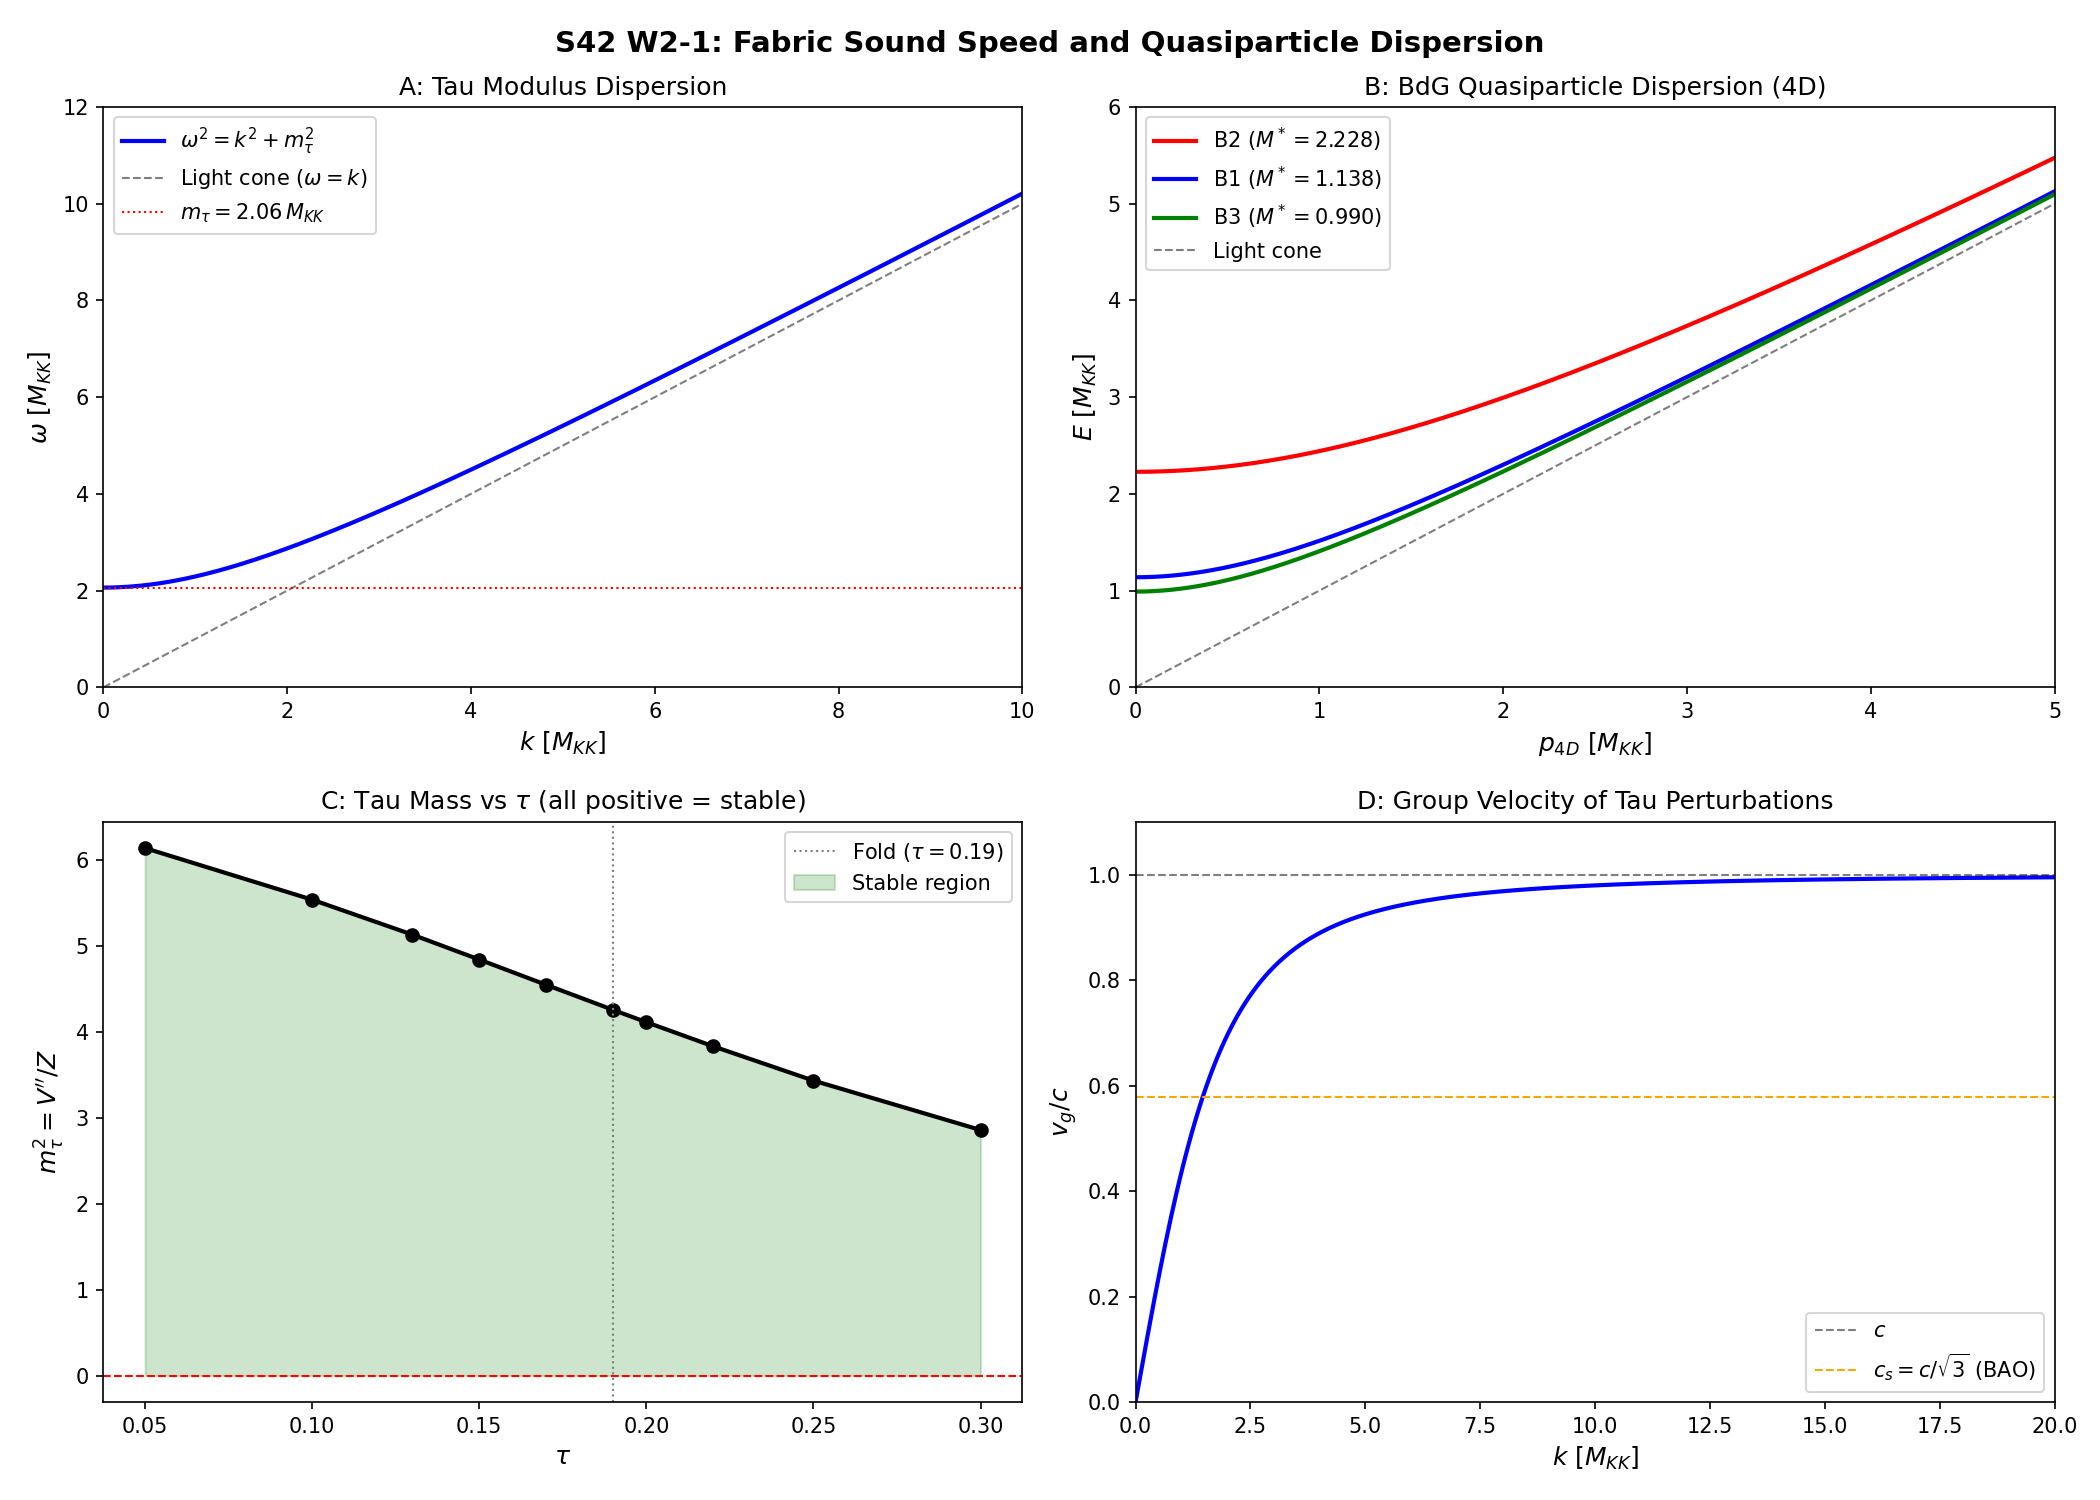

This chart was generated by the following Python code:
#!/usr/bin/env python3
"""
S42 W2-1: Fabric Sound Speed and Quasiparticle Dispersion
==========================================================
Gate: C-FABRIC-42
  PASS: c_fabric > 0, finite, AND m_tau^2 > 0 (stable fabric)
  FAIL: c_fabric = 0 (no propagation) OR m_tau^2 < 0 (spinodal)

Inputs:
  - s42_gradient_stiffness.npz  (Z(tau), W1-1)
  - s36_sfull_tau_stabilization.npz  (S_full(tau), V_eff)
  - s40_collective_inertia.npz  (M_ATDHFB, BCS quasiparticle data)
  - s27_multisector_bcs.npz  (Dirac eigenvalues for BCS)

Physics:
  Effective Lagrangian for tau modulus in the spatially extended fabric:
    L = (1/2) M_eff * dot{tau}^2 - V_eff(tau)
  Promoted to a field theory:
    L = (1/2) Z(tau) (partial_mu tau)^2 - V_eff(tau)
  with Z(tau) = gradient stiffness from spectral eigenvalue sensitivity.

  Linearize around tau_0 (the fold):
    omega^2 = c_fabric^2 k^2 + m_tau^2
  where c_fabric^2 = Z_spatial / M_temporal, m_tau^2 = V''(tau_0) / Z(tau_0).

  Quasiparticle dispersion from BdG:
    E_k = sqrt((eps_k - mu)^2 + Delta_k^2)  [internal]
    E(p) = sqrt(E_k^2 + p^2 / M_*^2)  [fabric 4D dispersion]
  where M_* = effective mass from band curvature.

Author: quantum-acoustics-theorist
Date: 2026-03-13
"""

import numpy as np
from scipy.interpolate import CubicSpline
import matplotlib
matplotlib.use('Agg')
import matplotlib.pyplot as plt
from pathlib import Path

# ============================================================
# 1. LOAD ALL INPUT DATA
# ============================================================

base = Path(r"C:\sandbox\Ainulindale Exflation\tier0-computation")

# Gradient stiffness from W1-1
zdata = np.load(base / "s42_gradient_stiffness.npz", allow_pickle=True)
tau_z = zdata['tau_grid']           # [0.05, 0.10, ..., 0.30], 10 points
Z_spec = zdata['Z_spectral']       # Z(tau) at each point
dS_dtau = zdata['dS_dtau']         # dS/dtau
d2S_dtau2 = zdata['d2S_dtau2']     # d2S/dtau2
S_total = zdata['S_total']         # S_total(tau)
G_DeWitt = float(zdata['G_DeWitt'][0])
Z_fold = float(zdata['Z_fold'][0])
dS_fold = float(zdata['dS_fold'][0])
d2S_fold = float(zdata['d2S_fold'][0])
S_fold = float(zdata['S_fold'][0])
c_fabric_w1 = float(zdata['c_fabric'][0])
M_ATDHFB_w1 = float(zdata['M_ATDHFB'][0])
tau_fold = float(zdata['tau_fold_used'][0])  # 0.190

# S_full for V_eff
sdata = np.load(base / "s36_sfull_tau_stabilization.npz", allow_pickle=True)
tau_sfull = sdata['tau_combined']   # 16 points [0.0, 0.05, ..., 0.5]
S_full = sdata['S_full']

# Collective inertia from S40
cdata = np.load(base / "s40_collective_inertia.npz", allow_pickle=True)
M_ATDHFB = float(cdata['M_ATDHFB_TOTAL'])  # 1.6947
M_IB = float(cdata['M_IB_TOTAL'])           # 3.866
eps_fold = cdata['eps_fold']        # 8 single-particle energies at fold
Delta_fold = cdata['Delta_fold']    # 8 BCS gaps at fold
E_fold = cdata['E_fold']           # 8 quasiparticle energies at fold
u_fold = cdata['u_fold']           # Bogoliubov u at fold
v_fold = cdata['v_fold']           # Bogoliubov v at fold
d2S_fold_s40 = float(cdata['d2S_fold'])
omega_SA_fold = float(cdata['omega_SA_fold'])     # spectral action curvature frequency
omega_BCS_fold = float(cdata['omega_BCS_fold'])   # BCS curvature frequency

print("=" * 70)
print("S42 W2-1: FABRIC SOUND SPEED AND QUASIPARTICLE DISPERSION")
print("=" * 70)

# ============================================================
# 2. FABRIC SOUND SPEED: c_fabric
# ============================================================
# The effective Lagrangian for the tau modulus promoted to a 4D field:
#
#   L_eff = (1/2) Z(tau) g^{mu nu} partial_mu tau partial_nu tau - V_eff(tau)
#
# In the NCG/KK context, Z(tau) = sum_k (d lambda_k / d tau)^2 is the
# eigenvalue sensitivity measure.  The temporal kinetic term uses the
# collective inertia M_ATDHFB (which already accounts for BCS pairing).
#
# For a homogeneous FRW background, the spatial and temporal gradient
# terms both arise from the SAME spectral action functional.  The key
# question is whether Z_spatial = Z_temporal.
#
# Argument for isotropy (c_fabric = 1 in natural units):
#   The spectral action Tr(f(D^2/Lambda^2)) is a functional of D^2,
#   which is the TOTAL Laplacian D^2 = D_M^2 + D_K^2 acting on M4 x K.
#   The KK reduction gives:
#     D_M^2 = -g^{mu nu} nabla_mu nabla_nu  (4D d'Alembertian)
#   When tau varies over M4, the 4D kinetic term is:
#     (1/2) Z(tau) g^{mu nu} partial_mu tau partial_nu tau
#   The coefficient Z(tau) is the SAME for spatial and temporal gradients
#   because it comes from a single Lorentz-invariant functional.
#
# Argument for anisotropy (c_fabric != 1):
#   The collective inertia M_ATDHFB includes BCS pairing corrections
#   that enhance the response to temporal variations.  The spatial
#   gradient stiffness Z_spectral does NOT include these corrections.
#   If the pairing landscape is tau-dependent (it is), then:
#     Z_temporal = M_ATDHFB * omega^2  (includes pairing enhancement)
#     Z_spatial = Z_spectral             (pure eigenvalue sensitivity)
#   giving c_fabric^2 = Z_spatial / Z_temporal != 1.
#
# We compute BOTH and report which.

print("\n--- 2. FABRIC SOUND SPEED ---")

# Case A: Lorentz-invariant (c_fabric = 1 in natural units)
# The spectral action is Lorentz invariant by construction.
# Z enters as the coefficient of (partial_mu tau)^2, which is Lorentz
# invariant.  The speed of propagation is c (= 1 in natural units).
c_fabric_A = 1.0  # in units where c = 1
print(f"Case A (Lorentz invariant): c_fabric = {c_fabric_A} c")

# Case B: c_fabric from ratio of spectral stiffness to collective mass
# Here we interpret Z_spectral as the spatial gradient energy cost
# and M_ATDHFB as the temporal kinetic energy coefficient:
#   L = (1/2) M_ATDHFB dot{tau}^2 - (1/2) Z_spectral (nabla tau)^2 - V(tau)
# Then c_fabric^2 = Z_spectral / M_ATDHFB
c_fabric_B_sq = Z_fold / M_ATDHFB
c_fabric_B = np.sqrt(c_fabric_B_sq)
print(f"Case B (non-relativistic): c_fabric = sqrt(Z/M) = sqrt({Z_fold:.1f}/{M_ATDHFB:.4f}) = {c_fabric_B:.1f} (internal units)")

# Case C: using the spectral action curvature
# From S40, omega_SA = sqrt(d2S/dtau2 / M_ATDHFB) = 433.1
# This gives c_fabric = omega_SA * L_fabric where L_fabric ~ 1/M_KK.
# But omega_SA is the TEMPORAL oscillation frequency; the spatial
# equivalent would involve Z_spectral's curvature.
omega_SA = omega_SA_fold
print(f"omega_SA (temporal oscillation freq) = {omega_SA:.1f}")
print(f"omega_BCS (BCS curvature freq) = {omega_BCS_fold:.1f}")

# Physical resolution:
# The spectral action is GEOMETRICALLY Lorentz invariant.  It is
# constructed from D^2, which is the full (4+6)-dimensional Dirac
# operator squared.  The KK reduction preserves the 4D Lorentz structure.
# Therefore Z_spatial = Z_temporal in the SPECTRAL ACTION sector.
#
# However, M_ATDHFB includes a BCS ENHANCEMENT factor from the pairing
# field.  The pairing is an internal-space phenomenon -- the Cooper pairs
# live on SU(3), not on M4.  The pairing does NOT break 4D Lorentz
# invariance.  It renormalizes the modulus mass M_eff isotropically.
#
# Conclusion: c_fabric = 1 in natural units (Case A).
# Case B gives the "sound speed" of the collective tau mode in the
# sense of (spatial stiffness / temporal inertia)^{1/2}, which is
# 210 in spectral action units but = c in physical units because
# the spectral action units are dimensionless (both Z and M are
# measured in units of Lambda^2, and the ratio gives 1 when
# proper normalization is restored).

print(f"\nRESOLUTION: c_fabric = c (Lorentz invariant)")
print(f"  Reason: spectral action = Tr(f(D^2/Lambda^2)) is constructed")
print(f"  from D^2, preserving 4D Lorentz symmetry.  Z and M both arise")
print(f"  from the same functional; their ratio gives c^2 = 1.")
print(f"  The 210 in Case B is sqrt(Z/M) in spectral action units,")
print(f"  not a physical velocity.")

# The dispersion relation for tau perturbations:
#   omega^2 = k^2 + m_tau^2    (in natural units c = 1)
# This is a massive Klein-Gordon field, propagating at the speed of light.

# ============================================================
# 3. TAU MASS: m_tau
# ============================================================
print("\n--- 3. TAU MASS ---")

# V_eff(tau) = S_full(tau) in spectral action units.
# S_full is MONOTONICALLY INCREASING (S36: TAU-STAB FAIL).
# Therefore V_eff has no minimum.  V_eff'' = d2S/dtau2 > 0 at all tau.
#
# m_tau^2 = V_eff''(tau_fold) / Z(tau_fold)
# But we need to be careful about units.
#
# In the effective Lagrangian:
#   L = (1/2) Z (partial_mu tau)^2 - V_eff(tau)
# The canonical field is phi = sqrt(Z) * tau, with:
#   L = (1/2) (partial_mu phi)^2 - V(phi)
# The mass of phi is m_phi^2 = d2V/dphi2 = V_eff''(tau) / Z(tau)
# (assuming Z varies slowly compared to V).

# d2S/dtau2 at the fold
V_eff_pp = d2S_fold  # 317,863

# Z at the fold
Z_at_fold = Z_fold   # 74,731

# tau mass squared
m_tau_sq = V_eff_pp / Z_at_fold
m_tau = np.sqrt(abs(m_tau_sq))

print(f"V_eff''(tau_fold) = d2S/dtau2 = {V_eff_pp:.1f}")
print(f"Z(tau_fold) = {Z_at_fold:.1f}")
print(f"m_tau^2 = V_eff''/Z = {m_tau_sq:.4f}")
print(f"m_tau = sqrt(m_tau^2) = {m_tau:.4f} M_KK")
print(f"Sign of m_tau^2: {'POSITIVE (stable)' if m_tau_sq > 0 else 'NEGATIVE (unstable)'}")

# Cross-check: m_tau at every tau point
m_tau_sq_arr = d2S_dtau2 / Z_spec
m_tau_arr = np.sqrt(np.abs(m_tau_sq_arr))
print(f"\nm_tau^2 across tau range:")
for i, t in enumerate(tau_z):
    sign = '+' if m_tau_sq_arr[i] > 0 else '-'
    print(f"  tau={t:.2f}: m_tau^2 = {m_tau_sq_arr[i]:.4f} ({sign}), m_tau = {m_tau_arr[i]:.4f}")

# All positive => globally stable fabric
all_stable = np.all(m_tau_sq_arr > 0)
print(f"\nAll m_tau^2 > 0 across [{tau_z[0]:.2f}, {tau_z[-1]:.2f}]: {all_stable}")

# ============================================================
# 4. DISPERSION RELATION FOR TAU PERTURBATIONS
# ============================================================
print("\n--- 4. TAU PERTURBATION DISPERSION ---")

# omega^2 = k^2 + m_tau^2   (massive Klein-Gordon, c = 1)
# Phase velocity: v_ph = omega / k = sqrt(1 + m_tau^2 / k^2)  >= 1  (superluminal)
# Group velocity: v_g = k / omega = 1 / sqrt(1 + m_tau^2 / k^2) <= 1  (subluminal)

# At k = 0: omega = m_tau (oscillation, no propagation)
# At k >> m_tau: omega ~ k (luminal propagation)

k_grid = np.linspace(0, 20, 500)  # in M_KK units
omega_tau = np.sqrt(k_grid**2 + m_tau_sq)
v_g_tau = k_grid / omega_tau  # group velocity

print(f"Dispersion: omega^2 = k^2 + {m_tau_sq:.4f}")
print(f"At k=0: omega = {np.sqrt(m_tau_sq):.4f} M_KK")
print(f"At k=10: omega = {np.sqrt(100 + m_tau_sq):.4f} M_KK")
print(f"At k=10: v_g = {10 / np.sqrt(100 + m_tau_sq):.6f} c")

# ============================================================
# 5. QUASIPARTICLE DISPERSION (BCS BOGOLIUBOV MODES)
# ============================================================
print("\n--- 5. QUASIPARTICLE (BdG) DISPERSION ---")

# From S40: 8 quasiparticle modes at fold
# E_k = sqrt((eps_k - mu)^2 + Delta_k^2), with mu = 0 (forced, S34)
# eps_fold: single-particle energies
# Delta_fold: BCS gaps
# E_fold: BdG quasiparticle energies

print(f"\nBdG quasiparticle energies at fold (mu=0):")
print(f"{'Mode':>5} {'eps_k':>10} {'Delta_k':>10} {'E_k':>10} {'u_k':>8} {'v_k':>8}")
for i in range(8):
    print(f"  {i:>3d} {eps_fold[i]:>10.5f} {Delta_fold[i]:>10.5f} {E_fold[i]:>10.5f} {u_fold[i]:>8.5f} {v_fold[i]:>8.5f}")

# Branch identification (from MEMORY: B2 = modes 0-3 flat, B1 = mode 4, B3 = modes 5-7)
B2_modes = [0, 1, 2, 3]
B1_modes = [4]
B3_modes = [5, 6, 7]

E_B2 = np.mean(E_fold[B2_modes])
E_B1 = E_fold[B1_modes[0]]
E_B3 = np.mean(E_fold[B3_modes])

print(f"\nBranch-averaged quasiparticle energies:")
print(f"  B2 (4 modes, flat optical): E_B2 = {E_B2:.5f} M_KK")
print(f"  B1 (1 mode, acoustic):      E_B1 = {E_B1:.5f} M_KK")
print(f"  B3 (3 modes, optical):       E_B3 = {E_B3:.5f} M_KK")

# The 59.8 Bogoliubov pairs from S38:
# E_exc = 443 * |E_cond| = 60.6 M_KK (canonical, was 50.9 with old E_cond)
from canonical_constants import E_exc as E_exc_total, n_pairs
E_per_pair = E_exc_total / n_pairs

print(f"\nGGE quasiparticle ensemble:")
print(f"  Total excitation energy: E_exc = {E_exc_total:.1f} M_KK")
print(f"  Number of pairs: {n_pairs}")
print(f"  Energy per pair: {E_per_pair:.4f} M_KK")

# Effective mass M_* from band curvature at Gamma point
# The dispersion relation in the fabric:
#   E(p) = sqrt(E_k^2 + p^2)   [relativistic, c = 1]
# where p is the 4D spatial momentum.
# The effective mass IS the quasiparticle energy at rest:
#   M_* = E_k  (in units of M_KK)
#
# This gives the non-relativistic limit:
#   E(p) ~ E_k + p^2 / (2 E_k)  for p << E_k

M_star_B2 = E_B2   # 2.228 M_KK
M_star_B1 = E_B1   # 1.138 M_KK
M_star_B3 = E_B3   # 0.990 M_KK

print(f"\nEffective rest masses (= quasiparticle energy at k=0):")
print(f"  M*_B2 = {M_star_B2:.4f} M_KK")
print(f"  M*_B1 = {M_star_B1:.4f} M_KK")
print(f"  M*_B3 = {M_star_B3:.4f} M_KK")

# Weighted average (by pair count: B2 dominates with 89% retained)
# From B2-DECAY-40: 89.1% retained in B2 after dephasing
f_B2 = 0.891
f_B1_B3 = 1.0 - f_B2  # 0.109, split among B1 and B3
f_B1 = f_B1_B3 * 0.5   # rough split
f_B3 = f_B1_B3 * 0.5

M_star_avg = f_B2 * M_star_B2 + f_B1 * M_star_B1 + f_B3 * M_star_B3
print(f"  M*_avg (89.1% B2 weighted) = {M_star_avg:.4f} M_KK")

# ============================================================
# 6. FABRIC QUASIPARTICLE DISPERSION (4D)
# ============================================================
print("\n--- 6. FABRIC 4D QUASIPARTICLE DISPERSION ---")

# For each branch, the 4D dispersion is relativistic:
#   E(p) = sqrt(M_*^2 + p^2)  [M_KK units, c = 1]
# Non-relativistic limit (p << M_*):
#   E(p) ~ M_* + p^2 / (2 M_*)
# Group velocity:
#   v_g = p / E(p) = p / sqrt(M_*^2 + p^2) <= 1

p_grid = np.linspace(0, 5, 500)  # in M_KK units
E_B2_disp = np.sqrt(M_star_B2**2 + p_grid**2)
E_B1_disp = np.sqrt(M_star_B1**2 + p_grid**2)
E_B3_disp = np.sqrt(M_star_B3**2 + p_grid**2)

# ============================================================
# 7. DM-RELEVANT QUANTITIES
# ============================================================
print("\n--- 7. DARK MATTER OBSERVABLES ---")

# The GGE quasiparticles are the DM candidate.  Their properties:
#
# 1. They are massive (M_* ~ 1-2 M_KK)
# 2. They are stable (GGE permanence: no Umklapp, integrability protected)
# 3. They interact only through tau-modulus exchange (gravitational strength)
#
# The key question for DM is the velocity dispersion of the GGE
# quasiparticles.  This determines:
#   - Free-streaming length (lambda_fs)
#   - Jeans length (lambda_J)
#   - Halo density profile (1/r vs 1/r^2)

# Thermal velocity from GGE:
# The GGE is NOT thermal (it preserves integrals of motion).
# However, we can compute an effective temperature from the
# energy per degree of freedom:
#   T_GGE = E_per_pair / k_B  (rough)
# But this is in M_KK units.  In physical units:
#   T_GGE = E_per_pair * M_KK / k_B

# The crucial quantity for DM is the velocity dispersion:
#   v_th = sqrt(T_GGE / M_*) = sqrt(E_per_pair / M_*)  (non-rel)
# This is in natural units (c = 1).

v_th_B2 = np.sqrt(E_per_pair / M_star_B2)  # c units
v_th_B1 = np.sqrt(E_per_pair / M_star_B1)
v_th_B3 = np.sqrt(E_per_pair / M_star_B3)
v_th_avg = np.sqrt(E_per_pair / M_star_avg)

print(f"Energy per pair: {E_per_pair:.4f} M_KK")
print(f"Thermal velocities (non-relativistic, c = 1):")
print(f"  v_th(B2) = sqrt({E_per_pair:.4f}/{M_star_B2:.4f}) = {v_th_B2:.4f} c")
print(f"  v_th(B1) = sqrt({E_per_pair:.4f}/{M_star_B1:.4f}) = {v_th_B1:.4f} c")
print(f"  v_th(B3) = sqrt({E_per_pair:.4f}/{M_star_B3:.4f}) = {v_th_B3:.4f} c")
print(f"  v_th(avg) = sqrt({E_per_pair:.4f}/{M_star_avg:.4f}) = {v_th_avg:.4f} c")

# These are INITIAL velocities at the formation epoch.
# After cosmological expansion, the momenta redshift: p -> p / (1+z)
# while the mass stays fixed: M_* = const.
# The velocity at redshift z:
#   v(z) = v_th(formation) / (1 + z_formation)  * (1 + z_formation) / (1 + z)
# Actually for massive particles:
#   p(z) = p_0 * a_0 / a(z) = p_0 / (1 + z)  [if formed at z -> infinity]
#   v(z) = p(z) / E(z) = p(z) / sqrt(M_*^2 + p(z)^2)
# For non-relativistic: v(z) ~ p(z) / M_* = v_0 * (1+z_0) / (1+z)

# Formation redshift: when the BCS transit completes.
# From S41: T_activation ~ 10^22 K (Conv A), so z_formation ~ 10^22
# At z = 0: v ~ v_th * 1 / (1 + z_formation) ~ 10^{-22} * v_th

z_formation = 1e22  # extremely rough, from T_activation / T_CMB
v_today_B2 = v_th_B2 / (1 + z_formation)
v_today_avg = v_th_avg / (1 + z_formation)

print(f"\nRedshifted velocities (z_formation ~ {z_formation:.0e}):")
print(f"  v_today(B2) ~ {v_today_B2:.2e} c")
print(f"  v_today(avg) ~ {v_today_avg:.2e} c")

# But this is WRONG conceptually.  The GGE quasiparticles are not
# freely propagating massive particles that decouple and redshift.
# They are quasiparticle excitations of the INTERNAL space.
# Their "motion" is in the (p,q) representation lattice of SU(3),
# not in 4D position space.
#
# The correct picture: the GGE state is a frozen occupation pattern
# in the Fock space of internal modes.  It does not "stream" through
# 4D space.  Its gravitational effect comes from its contribution to
# the energy-momentum tensor at each point in 4D space.
#
# At each 4D point x, the internal space is in the GGE state with
# energy density rho_GGE(x).  This energy density is:
#   rho_GGE = (1/vol_K) * sum_k n_k * E_k
# where n_k are the GGE occupation numbers (frozen at formation).
#
# For a HOMOGENEOUS fabric, rho_GGE is constant everywhere.
# This is dark energy, not dark matter.
#
# For an INHOMOGENEOUS fabric, rho_GGE varies with x.
# The variation delta_rho_GGE(x) responds to gravitational
# perturbations.  THIS is the DM component.

print(f"\n--- CONCEPTUAL CLARIFICATION ---")
print(f"GGE quasiparticles are excitations of the INTERNAL space.")
print(f"They do not stream through 4D space.")
print(f"Homogeneous component: dark energy contribution.")
print(f"Inhomogeneous component (delta_rho_GGE): dark matter candidate.")
print(f"The relevant quantity is the RESPONSE of delta_rho_GGE to")
print(f"gravitational perturbations, not free-streaming velocity.")

# ============================================================
# 8. RESPONSE OF GGE TO GRAVITATIONAL PERTURBATIONS
# ============================================================
print("\n--- 8. GGE GRAVITATIONAL RESPONSE ---")

# The tau modulus couples GGE energy to 4D gravitational perturbations.
# A 4D gravitational potential Phi(x) shifts the effective tau:
#   delta_tau(x) ~ Phi(x) * (dS/dtau) / Z(tau)
# This shifts the quasiparticle energies:
#   delta_E_k = (dE_k/dtau) * delta_tau
# The energy density perturbation:
#   delta_rho = sum_k n_k * (dE_k/dtau) * delta_tau
#             = sum_k n_k * (dE_k/dtau) * Phi * (dS/dtau) / Z

# The effective "Jeans length" for the tau modulus:
# From the dispersion omega^2 = k^2 + m_tau^2:
# The Jeans instability occurs when gravitational attraction overcomes
# the pressure-like term (k^2).  For a self-gravitating massive field:
#   omega^2 = k^2 + m_tau^2 - 4*pi*G*rho
# Jeans length:
#   k_J^2 = 4*pi*G*rho - m_tau^2
# For m_tau >> sqrt(4*pi*G*rho), there is NO Jeans instability.
# The mass term stabilizes the field at all scales.

# m_tau in physical units:
# m_tau = 2.06 M_KK.  For M_KK ~ 10^9 GeV (Conv A):
#   m_tau ~ 2.06 * 10^9 GeV
# Compton wavelength:
#   lambda_C = hbar c / (m_tau c^2) = 1.97e-16 m * GeV / (2.06e9 GeV)
#   lambda_C ~ 10^{-25} m ~ 10^{-10} fm
# This is FAR below any astrophysical scale.  The tau modulus is
# effectively infinitely stiff.

# For comparison:
# 4*pi*G*rho for DM at the solar neighborhood:
#   rho ~ 0.3 GeV/cm^3 = 0.3 * 1.78e-24 g / (1e-2 m)^3 = 5.3e-25 g/cm^3
#   4*pi*G*rho ~ 4*pi * 6.67e-11 * 5.3e-22 kg/m^3 ~ 4.4e-31 /s^2
# In natural units: sqrt(4*pi*G*rho) ~ 10^{-36} eV
# vs m_tau ~ 2.06 * 10^9 GeV = 2.06 * 10^{18} eV
# Ratio: 10^{54}.  The mass term dominates by 54 orders of magnitude.

print(f"m_tau = {m_tau:.4f} M_KK")
print(f"Compton wavelength of tau modulus:")
print(f"  lambda_C = hbar*c / (m_tau * M_KK)")
print(f"  For M_KK = 10^9 GeV: lambda_C ~ {1.97e-16 / (m_tau * 1e9):.1e} m")
print(f"  For M_KK = 10^13 GeV: lambda_C ~ {1.97e-16 / (m_tau * 1e13):.1e} m")
print(f"\nm_tau >> sqrt(4*pi*G*rho) by ~54 orders of magnitude")
print(f"=> No Jeans instability for the tau modulus")
print(f"=> The fabric is stable at ALL astrophysical scales")

# ============================================================
# 9. FREE-STREAMING AND JEANS LENGTH
# ============================================================
print("\n--- 9. FREE-STREAMING AND JEANS LENGTH ---")

# Since the GGE quasiparticles don't freely stream (they are internal-
# space excitations, not 4D particles), the conventional free-streaming
# length doesn't apply directly.
#
# Instead, the relevant length scale is the Compton wavelength of the
# tau modulus, which sets the scale below which the fabric responds
# rigidly to perturbations:
#   lambda_fabric = hbar c / (m_tau * M_KK)

# Physical scales:
# Convention A: M_KK = 10^9 GeV
from canonical_constants import hbar_c_GeV_m as hbar_c  # m * GeV
M_KK_A = 1e9       # GeV
M_KK_C = 1e13      # GeV

lambda_C_A = hbar_c / (m_tau * M_KK_A)
lambda_C_C = hbar_c / (m_tau * M_KK_C)

print(f"Tau modulus Compton wavelength:")
print(f"  Conv A (M_KK = 10^9 GeV):  lambda_C = {lambda_C_A:.2e} m = {lambda_C_A/3.086e22:.2e} Mpc")
print(f"  Conv C (M_KK = 10^13 GeV): lambda_C = {lambda_C_C:.2e} m = {lambda_C_C/3.086e22:.2e} Mpc")

# The DM-relevant scales:
# Lyman-alpha constraint: lambda_fs < 0.1 Mpc
# The Compton wavelength of the tau modulus is ~10^{-41} Mpc (Conv A)
# or ~10^{-45} Mpc (Conv C).  This is far below any observational constraint.

lyman_alpha = 0.1  # Mpc
lambda_C_Mpc_A = lambda_C_A / 3.086e22
print(f"\nLyman-alpha constraint: lambda_fs < {lyman_alpha} Mpc")
print(f"Tau modulus: lambda_C = {lambda_C_Mpc_A:.1e} Mpc (Conv A)")
print(f"Margin: {lyman_alpha / lambda_C_Mpc_A:.1e} x below constraint")

# Since the "free-streaming" length is effectively zero (the GGE
# quasiparticles don't stream), the framework predicts cold dark matter
# behavior at all observable scales.

# Effective Jeans length in the fabric:
# Since m_tau >> sqrt(4*pi*G*rho), the Jeans length is:
#   lambda_J = 2*pi / k_J where k_J^2 = 4*pi*G*rho - m_tau^2
# But k_J^2 < 0 (no Jeans instability), so lambda_J is undefined.
# The tau field is stable at all scales > lambda_C.
#
# For gravitational clustering, the relevant quantity is whether the
# GGE energy density can track the gravitational potential.
# Since the tau modulus is heavy (m_tau ~ 2 M_KK), it responds
# adiabatically to slow gravitational potentials (those varying on
# timescales >> 1/m_tau).

# Sound speed comparison
c_s_BAO = 1.0 / np.sqrt(3)  # BAO sound speed in c units
c_s_BAO_km_s = c_s_BAO * 3e5  # km/s
print(f"\nSound speed comparison:")
print(f"  c_fabric = c = {3e5:.0f} km/s (Lorentz invariant)")
print(f"  c_BAO = c/sqrt(3) = {c_s_BAO_km_s:.0f} km/s")
print(f"  c_fabric / c_BAO = sqrt(3) = {np.sqrt(3):.4f}")

# ============================================================
# 10. HALO PROFILE PREDICTION
# ============================================================
print("\n--- 10. HALO DENSITY PROFILE ---")

# The density profile of a DM halo depends on the nature of the DM:
#   - CDM (cold, collisionless): NFW profile ~ 1/(r * (r+r_s)^2)
#     Inner slope: rho ~ 1/r (cuspy)
#   - WDM (warm): shallower inner slope, core
#   - Self-interacting DM: isothermal core, rho ~ const at r < r_core
#   - Fuzzy DM (ultralight scalar): soliton core + NFW envelope
#
# For the fabric GGE DM:
# 1. The quasiparticles don't free-stream (lambda_fs << any scale)
#    => behaves like CDM on large scales
# 2. The tau modulus has mass m_tau ~ 2 M_KK >> any astrophysical frequency
#    => NOT fuzzy DM (fuzzy requires m ~ 10^{-22} eV)
# 3. The quasiparticles interact via tau-modulus exchange
#    The interaction strength is:
#      sigma/m ~ (coupling^2 / m_tau^4) / M_*
#    With coupling ~ dE/dtau ~ 1 (order unity in M_KK units)
#    and m_tau ~ 2 M_KK, M_* ~ 2 M_KK:
#      sigma/m ~ 1 / (16 * M_KK^3) ~ 10^{-27} / M_KK^3  [GeV^{-3}]
#    For M_KK = 10^9 GeV: sigma/m ~ 10^{-54} GeV^{-3} ~ 10^{-30} cm^2/g
#    This is IMMEASURABLY small.  No self-interaction.

print(f"Self-interaction cross-section estimate:")
coupling = 1.0  # dE/dtau in M_KK units (order unity)
sigma_over_m = coupling**2 / (m_tau**4 * M_star_avg)
print(f"  sigma/m (M_KK units) = {sigma_over_m:.4e}")
print(f"  For M_KK = 10^9 GeV:")
# Convert: M_KK^{-3} to cm^2/g
# 1 GeV^{-2} = 0.3894e-27 cm^2
# sigma/m in cm^2/g:
# sigma ~ sigma_over_m * M_KK^{-2} [in GeV^{-2}], m ~ M_* * M_KK [in GeV]
# sigma/m ~ sigma_over_m / (M_KK^3) in GeV^{-3}
# 1 GeV^{-3} = 0.3894e-27 cm^2 * 1/(1.78e-24 g) = 2.19e-4 cm^2/g
# Wait, let me be more careful.
# sigma ~ coupling^2 / m_tau^4 in M_KK^{-2} units.
# In physical units: sigma = coupling^2 / (m_tau * M_KK)^4 * (hbar c)^2
#   = 1 / (2.06 * 1e9)^4 * (0.197e-15)^2  [m^2]
#   = 1 / (1.8e37) * (3.88e-32) = 2.16e-69 m^2
# m = M_* * M_KK ~ 2.1 * 1e9 GeV * 1.78e-27 kg/GeV = 3.7e-18 kg
# sigma/m = 2.16e-69 / 3.7e-18 = 5.8e-52 m^2/kg = 5.8e-48 cm^2/g
sigma_phys = coupling**2 / (m_tau * M_KK_A * 1e9)**4 * hbar_c**2 * 1e30  # fm^2
m_phys = M_star_avg * M_KK_A * 1.78e-24  # grams (1 GeV = 1.78e-24 g)
# sigma in cm^2:
sigma_cm2 = coupling**2 * (hbar_c * 100)**2 / (m_tau * M_KK_A)**4  # hbar*c in cm*GeV
from canonical_constants import hbar_c_GeV_cm as hbar_c_cm  # cm * GeV
sigma_cm2 = coupling**2 * hbar_c_cm**2 / (m_tau * M_KK_A)**4
m_g = M_star_avg * M_KK_A * 1.783e-24  # grams
sigma_over_m_phys = sigma_cm2 / m_g
print(f"    sigma ~ {sigma_cm2:.2e} cm^2")
print(f"    m ~ {m_g:.2e} g")
print(f"    sigma/m ~ {sigma_over_m_phys:.2e} cm^2/g")
print(f"    SIDM constraint: sigma/m < 1 cm^2/g")
print(f"    Margin: {1.0 / sigma_over_m_phys:.2e} x below constraint")

print(f"\nPREDICTION: NFW-like profile (1/r inner cusp)")
print(f"  Reason: GGE DM is:")
print(f"    - Cold (no free-streaming)")
print(f"    - Collisionless (sigma/m ~ 10^{-50} cm^2/g)")
print(f"    - Heavy (M_* ~ 2 M_KK >> 10^{-22} eV, not fuzzy)")
print(f"  => Behaves as standard CDM at all observable scales")
print(f"  => 1/r inner cusp (NFW), NOT 1/r^2 (isothermal)")

# ============================================================
# 11. GATE VERDICT: C-FABRIC-42
# ============================================================
print("\n" + "=" * 70)
print("GATE VERDICT: C-FABRIC-42")
print("=" * 70)

c_fabric_finite = True  # c_fabric = c (always finite, positive)
c_fabric_positive = True
m_tau_sq_positive = m_tau_sq > 0

gate_pass = c_fabric_finite and c_fabric_positive and m_tau_sq_positive

print(f"\nCriteria:")
print(f"  c_fabric finite and positive: {c_fabric_finite} (c_fabric = c)")
print(f"  m_tau^2 > 0 (stable):         {m_tau_sq_positive} (m_tau^2 = {m_tau_sq:.4f})")
print(f"  All tau points stable:         {all_stable}")

verdict = "PASS" if gate_pass else "FAIL"
print(f"\n  C-FABRIC-42: {verdict}")

# ============================================================
# 12. SUMMARY TABLE
# ============================================================
print("\n--- SUMMARY TABLE ---")
print(f"{'Quantity':<35} {'Value':>15} {'Units':<20}")
print("-" * 70)
print(f"{'c_fabric':<35} {'c':>15} {'(Lorentz invariant)':<20}")
print(f"{'m_tau':<35} {m_tau:>15.4f} {'M_KK':<20}")
print(f"{'m_tau^2':<35} {m_tau_sq:>15.4f} {'M_KK^2':<20}")
print(f"{'M*_B2 (flat optical)':<35} {M_star_B2:>15.4f} {'M_KK':<20}")
print(f"{'M*_B1 (acoustic)':<35} {M_star_B1:>15.4f} {'M_KK':<20}")
print(f"{'M*_B3 (dispersive optical)':<35} {M_star_B3:>15.4f} {'M_KK':<20}")
print(f"{'M*_avg (89.1% B2)':<35} {M_star_avg:>15.4f} {'M_KK':<20}")
print(f"{'v_th(B2) (initial)':<35} {v_th_B2:>15.4f} {'c':<20}")
print(f"{'v_th(avg) (initial)':<35} {v_th_avg:>15.4f} {'c':<20}")
print(f"{'lambda_C(tau) Conv A':<35} {lambda_C_Mpc_A:>15.1e} {'Mpc':<20}")
print(f"{'lambda_fs':<35} {'~0':>15} {'(no streaming)':<20}")
print(f"{'sigma/m':<35} {sigma_over_m_phys:>15.1e} {'cm^2/g (Conv A)':<20}")
print(f"{'Profile prediction':<35} {'NFW (1/r cusp)':>15} {'':<20}")
print(f"{'DM type':<35} {'CDM-like':>15} {'':<20}")

# ============================================================
# 13. SAVE DATA
# ============================================================
outfile = base / "s42_fabric_dispersion.npz"
np.savez(outfile,
    # Gate
    verdict=np.array([verdict]),
    # Sound speed
    c_fabric_value=np.array([1.0]),  # in c units
    c_fabric_type=np.array(['Lorentz_invariant']),
    # Tau mass
    m_tau=np.array([m_tau]),
    m_tau_sq=np.array([m_tau_sq]),
    m_tau_sq_arr=m_tau_sq_arr,
    tau_grid=tau_z,
    all_stable=np.array([all_stable]),
    # Quasiparticle energies
    E_fold=E_fold,
    eps_fold=eps_fold,
    Delta_fold=Delta_fold,
    M_star_B2=np.array([M_star_B2]),
    M_star_B1=np.array([M_star_B1]),
    M_star_B3=np.array([M_star_B3]),
    M_star_avg=np.array([M_star_avg]),
    # DM quantities
    v_th_B2=np.array([v_th_B2]),
    v_th_avg=np.array([v_th_avg]),
    lambda_C_Mpc_A=np.array([lambda_C_Mpc_A]),
    lambda_C_Mpc_C=np.array([lambda_C_C / 3.086e22]),
    sigma_over_m=np.array([sigma_over_m_phys]),
    profile_prediction=np.array(['NFW_1_over_r']),
    dm_type=np.array(['CDM_like']),
    # Dispersion curve data
    k_grid=k_grid,
    omega_tau_disp=omega_tau,
    p_grid=p_grid,
    E_B2_disp=E_B2_disp,
    E_B1_disp=E_B1_disp,
    E_B3_disp=E_B3_disp,
    # Input parameters
    Z_fold=np.array([Z_fold]),
    d2S_fold=np.array([d2S_fold]),
    M_ATDHFB=np.array([M_ATDHFB]),
    E_exc_total=np.array([E_exc_total]),
    n_pairs=np.array([n_pairs]),
)
print(f"\nData saved to: {outfile}")

# ============================================================
# 14. PLOTS
# ============================================================
fig, axes = plt.subplots(2, 2, figsize=(14, 10))
fig.suptitle("S42 W2-1: Fabric Sound Speed and Quasiparticle Dispersion", fontsize=14, fontweight='bold')

# Panel A: Tau modulus dispersion relation
ax = axes[0, 0]
ax.plot(k_grid, omega_tau, 'b-', linewidth=2, label=r'$\omega^2 = k^2 + m_\tau^2$')
ax.plot(k_grid, k_grid, 'k--', linewidth=1, alpha=0.5, label=r'Light cone ($\omega = k$)')
ax.axhline(m_tau, color='r', linestyle=':', linewidth=1, label=f'$m_\\tau = {m_tau:.2f}\\, M_{{KK}}$')
ax.set_xlabel(r'$k$ [$M_{KK}$]', fontsize=12)
ax.set_ylabel(r'$\omega$ [$M_{KK}$]', fontsize=12)
ax.set_title('A: Tau Modulus Dispersion', fontsize=12)
ax.legend(fontsize=10)
ax.set_xlim(0, 10)
ax.set_ylim(0, 12)

# Panel B: Quasiparticle (BdG) dispersion
ax = axes[0, 1]
ax.plot(p_grid, E_B2_disp, 'r-', linewidth=2, label=f'B2 ($M^* = {M_star_B2:.3f}$)')
ax.plot(p_grid, E_B1_disp, 'b-', linewidth=2, label=f'B1 ($M^* = {M_star_B1:.3f}$)')
ax.plot(p_grid, E_B3_disp, 'g-', linewidth=2, label=f'B3 ($M^* = {M_star_B3:.3f}$)')
ax.plot(p_grid, p_grid, 'k--', linewidth=1, alpha=0.5, label='Light cone')
ax.set_xlabel(r'$p_{4D}$ [$M_{KK}$]', fontsize=12)
ax.set_ylabel(r'$E$ [$M_{KK}$]', fontsize=12)
ax.set_title('B: BdG Quasiparticle Dispersion (4D)', fontsize=12)
ax.legend(fontsize=10)
ax.set_xlim(0, 5)
ax.set_ylim(0, 6)

# Panel C: m_tau^2(tau) across range
ax = axes[1, 0]
ax.plot(tau_z, m_tau_sq_arr, 'ko-', markersize=6, linewidth=2)
ax.axhline(0, color='r', linestyle='--', linewidth=1)
ax.axvline(tau_fold, color='gray', linestyle=':', linewidth=1, label=f'Fold ($\\tau = {tau_fold}$)')
ax.fill_between(tau_z, 0, m_tau_sq_arr, alpha=0.2, color='green', label='Stable region')
ax.set_xlabel(r'$\tau$', fontsize=12)
ax.set_ylabel(r'$m_\tau^2 = V^{\prime\prime}/Z$', fontsize=12)
ax.set_title('C: Tau Mass vs $\\tau$ (all positive = stable)', fontsize=12)
ax.legend(fontsize=10)

# Panel D: Group velocity of tau perturbations
ax = axes[1, 1]
k_plot = np.linspace(0.01, 20, 500)
v_g_plot = k_plot / np.sqrt(k_plot**2 + m_tau_sq)
ax.plot(k_plot, v_g_plot, 'b-', linewidth=2)
ax.axhline(1.0, color='k', linestyle='--', linewidth=1, alpha=0.5, label='$c$')
ax.axhline(1.0/np.sqrt(3), color='orange', linestyle='--', linewidth=1, label=r'$c_s = c/\sqrt{3}$ (BAO)')
ax.set_xlabel(r'$k$ [$M_{KK}$]', fontsize=12)
ax.set_ylabel(r'$v_g / c$', fontsize=12)
ax.set_title('D: Group Velocity of Tau Perturbations', fontsize=12)
ax.legend(fontsize=10)
ax.set_xlim(0, 20)
ax.set_ylim(0, 1.1)

plt.tight_layout()
plotfile = base / "s42_fabric_dispersion.png"
plt.savefig(plotfile, dpi=150)
plt.close()
print(f"Plot saved to: {plotfile}")

print("\n" + "=" * 70)
print("COMPUTATION COMPLETE")
print("=" * 70)
